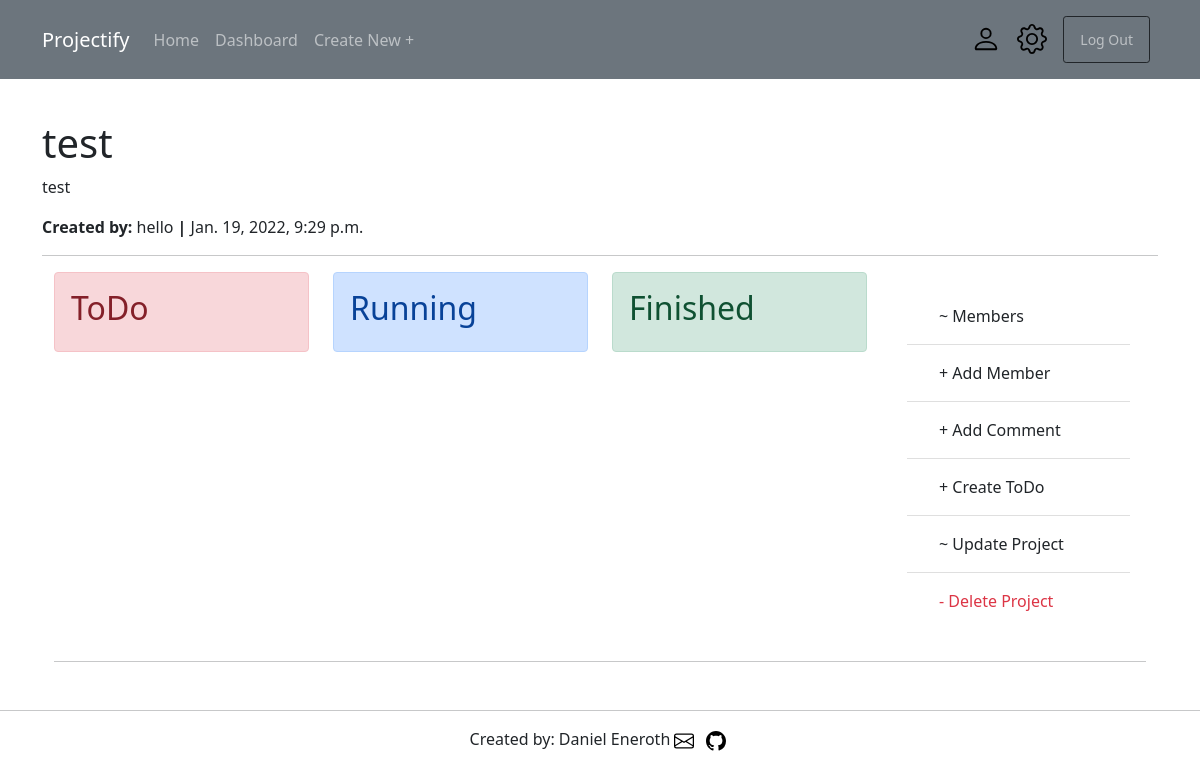
Page /projects/16/ (signed in) on the committed database.
### projects/models.py (models this page shows, shortened)
class Project(models.Model):
    title_project = models.CharField(max_length=50)
    description_project = models.TextField()
    creator_project = models.ForeignKey(get_user_model(), on_delete=models.CASCADE)
    date_created_project = models.DateTimeField(auto_now_add=True)
    members = models.ManyToManyField(get_user_model(), related_name='members')
    admin = models.ManyToManyField(get_user_model(), related_name='admin')

### accounts/models.py (models this page shows)
class CustomUser(AbstractUser):
    age = models.PositiveIntegerField(null=True, blank=True)
    bio_text = models.TextField(blank=True, null=True)
    profile_pic = models.ImageField(blank=True, null=True, default='blank_profile.png', upload_to='images/profiles/')
    facebook_url = models.URLField(blank=True, null=True)
    twitter_url = models.URLField(blank=True, null=True)
    instagram_url = models.URLField(blank=True, null=True)
    website_url = models.URLField(blank=True, null=True)

### projects/views.py (the view)
# urls.py: path('<int:pk>/', ProjectDetailView.as_view(), name='project_detail'),
class ProjectDetailView(LoginRequiredMixin, UserPassesTestMixin, DetailView):
    model = Project
    template_name = 'projects/project_detail.html'
    def get_context_data(self, **kwargs):
        context = super().get_context_data(**kwargs)
        comments = CommentProject.objects.filter(project=self.kwargs.get('pk')).order_by('-date')
        context['comments'] = comments
        return context
    def test_func(self):
        obj = self.get_object()
        if self.request.user in obj.members.all() or self.request.user in obj.admin.all() or self.request.user == obj.creator_project:
            return True
        else:
            return False

### templates/projects/project_detail.html (shortened to what this page needs)
{% extends 'base.html' %}
{% block content %}
<br />
<h1>{{ project.title_project }}</h1>
<p>{{ project.description_project }}</p>
<p><strong>Created by:</strong> {{ project.creator_project }} <strong>|</strong> {{ project.date_created_project }}</p>
<hr />
<div class="container">
    <div class="row">
        <div class="col-sm order-last align-self-right">
            <div class="card-body">
                <ul class="list-group list-group-flush">
                    <li class="list-group-item">
                        <a class="nav-link link-dark" href="#" id="navbarDarkDropdownMenuLink" role="button"
                            data-bs-toggle="dropdown" aria-expanded="false">~ Members</a>
                    </li>
                    <li class="list-group-item">
                        <a href="{% url 'project_add_member' project.pk %}" id="side-link" class="nav-link link-dark">+
                            Add Member</a>
                    </li>
                    <li class="list-group-item">
                        <a href="{% url 'comment_project' project.pk %}" id="side-link" class="nav-link link-dark">+
                            Add Comment</a>
                    </li>
                    <li class="list-group-item">
                        <a href="{% url 'todo_create' project.pk %}" id="side-link" class="nav-link link-dark">+ Create
                            ToDo</a>
                    </li>
                    <li class="list-group-item">
                        <a href="{% url 'project_update' project.pk %}" id="side-link" class="nav-link link-dark">~
                            Update Project</a>
                    </li>
                    <li class="list-group-item">
                        <a href="{% url 'project_delete' project.pk %}" id="side-link" class="nav-link link-danger">-
                            Delete Project</a>
                    </li>
                </ul>
            </div>
        </div>
        <div class="col-sm">
            <div class="alert alert-danger" role="alert">
                <h2>ToDo</h2>
            </div>
            <br />
        </div>
        <div class="col-sm">
            <div class="alert alert-primary" role="alert">
                <h2>Running</h2>
            </div>
            <br />
        </div>
        <div class="col-sm">
            <div class="alert alert-success" role="alert">
                <h2>Finished</h2>
            </div>
            <br />
        </div>
    </div>
    <hr>
</div>
{% endblock content %}

### rows in the picture
Project: title_project "test", description_project "test", creator_project "hello", date_created_project "Jan. 19, 2022, 9:29 p.m."
